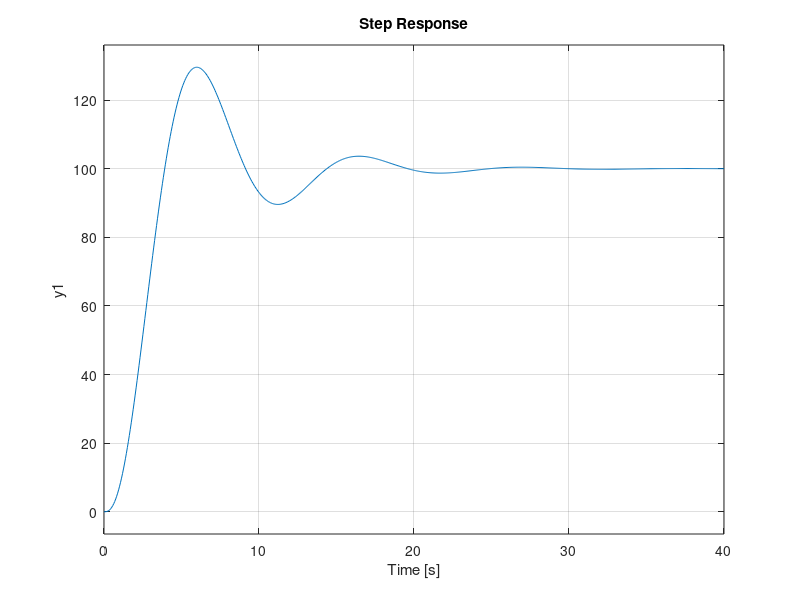

Reproduce this figure in MATLAB. (Note: this script raises an error after producing the figure.)
k=100;
z=-2;
p=[-0.2+0.6i; -0.2-0.6i; -1; -5];
[a,b]=zp2tf(z,p,k);
set(gcf,'color','w');
step(tf(a,b));
hold on;
export_fig problem10a.pdf;
sys=tf(a,b,'InputDelay',4);
step(sys);
export_fig problem10b.pdf;
step(pade(sys,1));
step(pade(sys,3));
export_fig problem10c.pdf;
hold off;